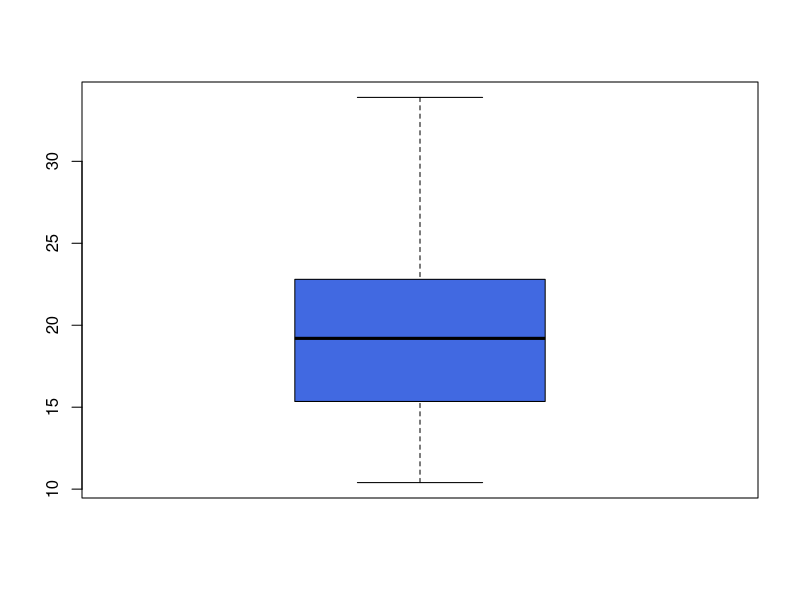
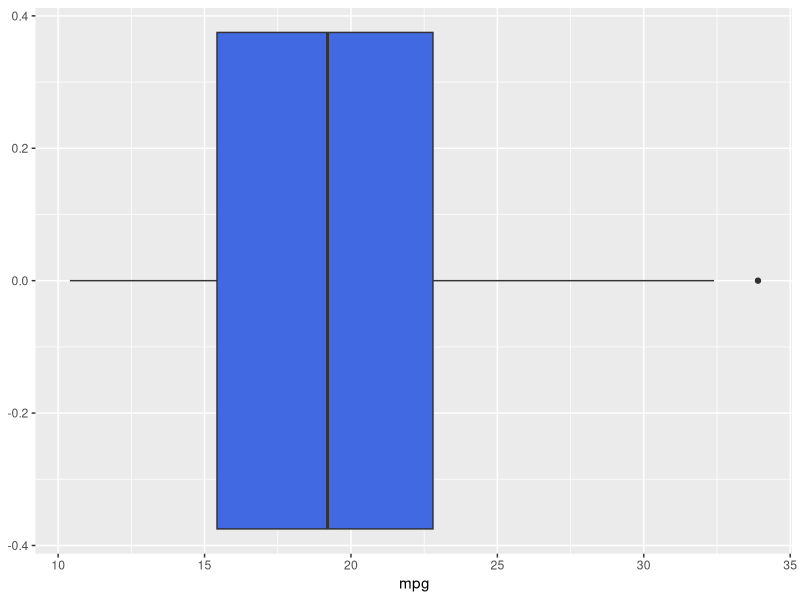

The R script that drew these images, in order:
data("mtcars")

boxplot(mtcars$mpg, col="royalblue")


library(ggplot2)
ggplot(mtcars, aes(x=mpg)) +
  geom_boxplot(fill="royalblue")
